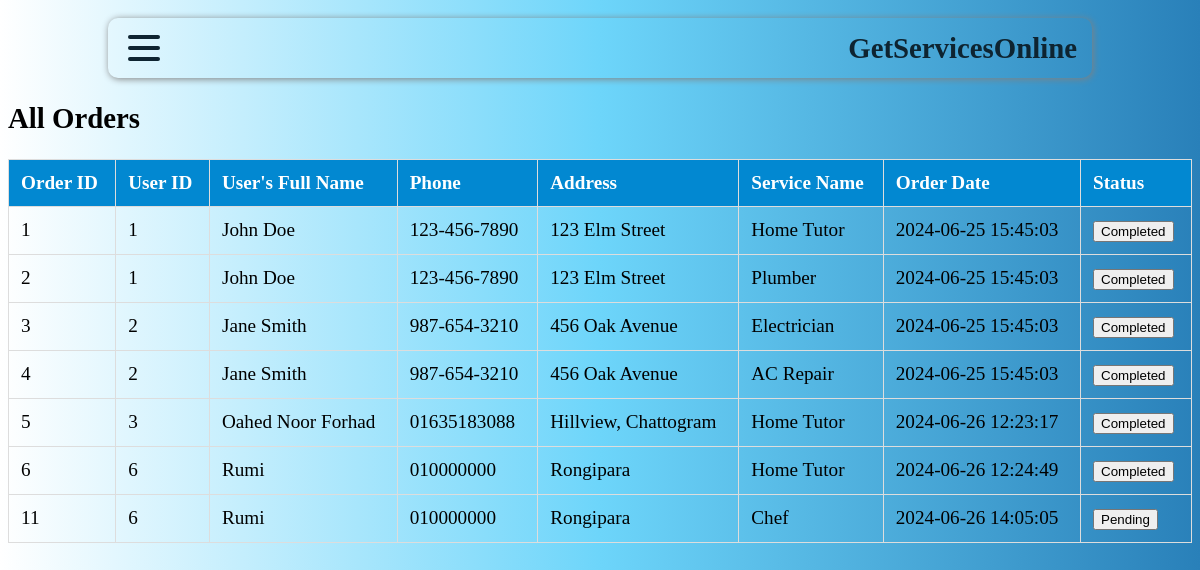
Page /allorders.php (signed in) on the committed database.
### tables this page shows
CREATE TABLE `orders` (
  `OrderID` int(11) NOT NULL,
  `UserID` int(11) DEFAULT NULL,
  `ServiceID` int(11) DEFAULT NULL,
  `OrderDate` timestamp NOT NULL DEFAULT current_timestamp(),
  `Status` varchar(50) DEFAULT 'Pending'
);

CREATE TABLE `users` (
  `UserID` int(11) NOT NULL,
  `FullName` varchar(255) NOT NULL,
  `Email` varchar(255) NOT NULL,
  `Password` varchar(255) NOT NULL,
  `PhoneNumber` varchar(20) DEFAULT NULL,
  `Address` text DEFAULT NULL,
  `CreatedAt` timestamp NOT NULL DEFAULT current_timestamp(),
  `IsAdmin` tinyint(1) NOT NULL DEFAULT 0
);

CREATE TABLE `services` (
  `ServiceID` int(11) NOT NULL,
  `ServiceName` varchar(255) NOT NULL,
  `Description` text DEFAULT NULL,
  `ImagePath` varchar(255) DEFAULT NULL,
  `Price` decimal(10,2) NOT NULL,
  `CreatedAt` timestamp NOT NULL DEFAULT current_timestamp()
);

### allorders.php (the view, shortened to what this page needs)
<?php
include 'db_connection/db_connection.php';
$sql = "SELECT orders.OrderID, services.ServiceName, orders.OrderDate,
               users.UserID, users.FullName, users.PhoneNumber, users.Address, orders.Status
        FROM orders
        JOIN services ON orders.ServiceID = services.ServiceID
        JOIN users ON orders.UserID = users.UserID";
$result = $conn->query($sql);
?>
<!DOCTYPE html>
<html lang="en">
<head>
    <link rel="stylesheet" href="styles.css">
</head>
<body>
    <nav>
        <div class="navbar">
            <div class="container nav-container">
                <div class="hamburger-lines">
                    <span class="line line1"></span>
                    <span class="line line2"></span>
                    <span class="line line3"></span>
                </div>
                <div class="logo">
                    <h1>GetServicesOnline</h1>
                </div>
            </div>
        </div>
    </nav>
    <h2>All Orders</h2>
    <table>
        <tr>
            <th>Order ID</th>
            <th>User ID</th>
            <th>User's Full Name</th>
            <th>Phone</th>
            <th>Address</th>
            <th>Service Name</th>
            <th>Order Date</th>
            <th>Status</th>
        </tr>
        <?php
        if ($result->num_rows > 0) {
            while($row = $result->fetch_assoc()) {
                echo "<tr>";
                echo "<td>" . $row['OrderID'] . "</td>";
                echo "<td>" . $row['UserID'] . "</td>";
                echo "<td>" . $row['FullName'] . "</td>";
                echo "<td>" . $row['PhoneNumber'] . "</td>";
                echo "<td>" . $row['Address'] . "</td>";
                echo "<td>" . $row['ServiceName'] . "</td>";
                echo "<td>" . $row['OrderDate'] . "</td>";
                echo "<td>";
                echo "<form method='post' action='update_order_status.php'>";
                echo "<button type='submit' name='toggle_status'>" . $row['Status'] . "</button>";
                echo "</form>";
                echo "</td>";
                echo "</tr>";
            }
        } else {
            echo "<tr><td colspan='8'>No orders found</td></tr>";
        }
        ?>
    </table>
</body>
</html>

### styles.css (style rules this page uses)
nav, ul, #banner, .services { display: flex; justify-content: center; align-items: center; gap: 40px; padding: 10px 100px 0px 100px; list-style: none; }
body { font-size: larger; font-family: Calibri; background: #2980b9; background: -webkit-linear-gradient(to right, #ffffff, #6dd5fa, #2980b9); background: linear-gradient(to right, #ffffff, #6dd5fa, #2980b9); }
span { position: relative; }
.container { max-width: 100%; width: 100%; margin: 0px; }
.navbar { width: 100%; box-shadow: 1px 1px 7px gray; border-radius: 10px; }
.nav-container { display: flex; justify-content: space-between; align-items: center; height: 62px; }
.nav-container { display: block; position: relative; height: 60px; }
.nav-container .hamburger-lines { display: block; height: 26px; width: 32px; position: absolute; top: 17px; left: 20px; z-index: 2; display: flex; flex-direction: column; justify-content: space-between; }
.nav-container .hamburger-lines .line { display: block; height: 4px; width: 100%; border-radius: 10px; background: #0e2431; }
.nav-container .hamburger-lines .line1 { transform-origin: 0% 0%; transition: transform 0.4s ease-in-out; }
.nav-container .hamburger-lines .line2 { transition: transform 0.2s ease-in-out; }
.nav-container .hamburger-lines .line3 { transform-origin: 0% 100%; transition: transform 0.4s ease-in-out; }
.logo { position: absolute; top: -10px; right: 15px; font-size: 1.2rem; color: #0e2431; }
table { width: 100%; border-collapse: collapse; margin: 20px 0; }
table, th, td { border: 1px solid #ddd; }
th, td { padding: 12px; text-align: left; }
th { background-color: #0288d1; color: #fff; }

### rows in the picture
orders: OrderID "1", UserID.UserID "1", UserID.FullName "John Doe", UserID.PhoneNumber "123-456-7890", UserID.Address "123 Elm Street", ServiceID.ServiceName "Home Tutor", OrderDate "2024-06-25 15:45:03", Status "Completed"
orders: OrderID "2", UserID.UserID "1", UserID.FullName "John Doe", UserID.PhoneNumber "123-456-7890", UserID.Address "123 Elm Street", ServiceID.ServiceName "Plumber", OrderDate "2024-06-25 15:45:03", Status "Completed"
orders: OrderID "3", UserID.UserID "2", UserID.FullName "Jane Smith", UserID.PhoneNumber "987-654-3210", UserID.Address "456 Oak Avenue", ServiceID.ServiceName "Electrician", OrderDate "2024-06-25 15:45:03", Status "Completed"
orders: OrderID "4", UserID.UserID "2", UserID.FullName "Jane Smith", UserID.PhoneNumber "987-654-3210", UserID.Address "456 Oak Avenue", ServiceID.ServiceName "AC Repair", OrderDate "2024-06-25 15:45:03", Status "Completed"
orders: OrderID "5", UserID.UserID "3", UserID.FullName "Oahed Noor Forhad", UserID.PhoneNumber "01635183088", UserID.Address "Hillview, Chattogram", ServiceID.ServiceName "Home Tutor", OrderDate "2024-06-26 12:23:17", Status "Completed"
orders: OrderID "6", UserID.UserID "6", UserID.FullName "Rumi", UserID.PhoneNumber "010000000", UserID.Address "Rongipara", ServiceID.ServiceName "Home Tutor", OrderDate "2024-06-26 12:24:49", Status "Completed"
orders: OrderID "11", UserID.UserID "6", UserID.FullName "Rumi", UserID.PhoneNumber "010000000", UserID.Address "Rongipara", ServiceID.ServiceName "Chef", OrderDate "2024-06-26 14:05:05", Status "Pending"
